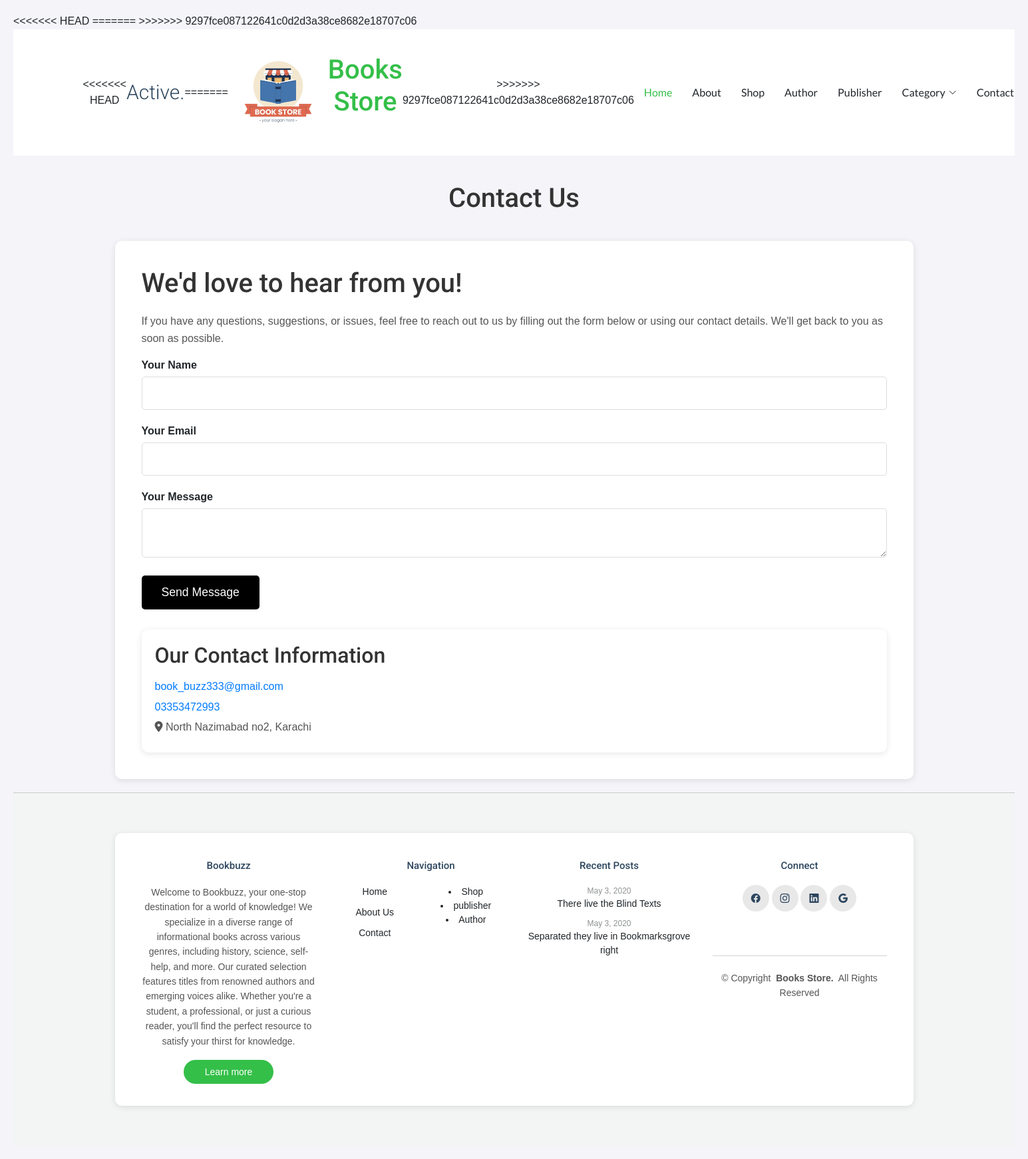
Page /User/contact.php on the committed database.
### tables this page shows
CREATE TABLE `website_info` (
  `ID` int(11) NOT NULL,
  `Name` varchar(30) NOT NULL,
  `Email` varchar(40) NOT NULL,
  `Description` varchar(1000) NOT NULL,
  `Address` varchar(50) NOT NULL,
  `Phoneno` varchar(15) NOT NULL
);

### User/contact.php (the view, shortened to what this page needs)
<?php
include("header.php");
?>
<header>
    <h1>Contact Us</h1>
</header>
<div class="container">
    <h1>We'd love to hear from you!</h1>
    <p>If you have any questions, suggestions, or issues, feel free to reach out to us by filling out the form below or using our contact details. We'll get back to you as soon as possible.</p>
    <form action="" method="POST">
        <div class="form-group">
            <label for="name">Your Name</label>
            <input type="text" id="name" name="name" required>
        </div>
        <div class="form-group">
            <label for="email">Your Email</label>
            <input type="email" id="email" name="email" required>
        </div>
        <div class="form-group">
            <label for="message">Your Message</label>
            <textarea id="message" name="message" required></textarea>
        </div>
        <button type="submit" class="btn" name="btn">Send Message</button>
    </form>
    <?php
    $query = "SELECT * FROM website_info ORDER BY id DESC LIMIT 1";
    $result = mysqli_query($conn, $query);
    while ($row = mysqli_fetch_array($result)) {
    ?>
    <div class="contact-info">
        <h2>Our Contact Information</h2>
        <p><a href="mailto:<?php echo $row[1]; ?>"><?php echo $row[2]; ?></a></p>
        <p><a href="tel:<?php echo $row[1]; ?>"><?php echo $row[5]; ?></a></p>
        <p><i class="fas fa-map-marker-alt"></i> <?php echo $row[4]; ?></p>
    </div>
    <?php } ?>
</div>
<?php
include("footer.php");
?>

### User/footer.php (shortened to what this page needs)
</main>
<?php
        $query="SELECT * FROM website_info order by id desc limit 1";
        $result=mysqli_query($conn,$query);
        while($row=mysqli_fetch_array($result))
        { ?>
<footer id="footer" class="footer light-background">
    <div class="container">
      <div class="row g-4">
        <div class="col-md-6 col-lg-3 mb-3 mb-md-0">
          <div class="widget">
            <h3 class="widget-heading"><?php echo $row[1]; ?></h3>
            <p class="mb-4">
            <?php echo $row[3]; ?>
            </p>
            <p class="mb-0">
              <a href="#" class="btn-learn-more">Learn more</a>
            </p>
          </div>
        </div>
        <div class="col-md-6 col-lg-3 ps-lg-5 mb-3 mb-md-0">
          <div class="widget">
            <h3 class="widget-heading">Navigation</h3>
            <ul class="list-unstyled float-start me-5">
              <li><a href="index.php">Home</a></li>
              <li><a href="about.php">About Us</a></li>
              <li><a href="contact.php">Contact</a></li>
            </ul>
              <li><a href="Featured.php">Shop</a></li>
              <li><a href="Publisher.php">publisher</a></li>
              <li><a href="Author.php">Author</a></li>
          </div>
        </div>
        <div class="col-md-6 col-lg-3 pl-lg-5">
          <div class="widget">
            <h3 class="widget-heading">Recent Posts</h3>
            <ul class="list-unstyled footer-blog-entry">
              <li>
                <span class="d-block date">May 3, 2020</span>
                <a href="#">There live the Blind Texts</a>
              </li>
              <li>
                <span class="d-block date">May 3, 2020</span>
                <a href="#">Separated they live in Bookmarksgrove right</a>
              </li>
            </ul>
          </div>
        </div>
        <div class="col-md-6 col-lg-3 pl-lg-5">
          <div class="widget">
            <h3 class="widget-heading">Connect</h3>
            <ul class="list-unstyled social-icons light mb-3">
              <li>
                <a href="https://www.facebook.com/" target="_blank"><span class="bi bi-facebook"></span></a>
              </li>
              <li>
                <a href="https://www.instagram.com/accounts/login/" target="_blank"><span class="bi bi-instagram"></span></a>
              </li>
              <li>
                <a href="https://pk.linkedin.com/" target="_blank"><span class="bi bi-linkedin"></span></a>
              </li>
              <li>
                <a href="https://accounts.google.com/v3/signin/identifier?dsh=S1812573153%3A1655944654029516&flowEntry=ServiceLogin&flowName=WebLiteSignIn&ifkv=AX3vH39E0iYVTmn-NoMNM_C35EPrno8LWsRx2Qhr0HApkVLZ-Zc_Vql8ouaSQOiXzEmthrpOPAV5" target="_blank"><span class="bi bi-google"></span></a>
              </li>
            </ul>
          </div>
      <div class="copyright d-flex flex-column flex-md-row align-items-center justify-content-md-between">
        <p>© <span>Copyright</span> <strong class="px-1 sitename">Books Store.</strong> <span>All Rights Reserved</span></p>
      </div>
    </div>
  </footer>
  <?php } ?>

### User/assets/css/main.css (style rules this page uses)
:root { --default-font: "Roboto", system-ui, -apple-system, "Segoe UI", Roboto, "Helvetica Neue", Arial, "Noto Sans", "Liberation Sans", sans-serif, "Apple Color Emoji", "Segoe UI Emoji", "Segoe UI Symbol", "Noto Color Emoji"; --heading-font: "Roboto", sans-serif; --nav-font: "Lato", sans-serif; }
:root { --background-color: #ffffff; --default-color: #212529; --heading-color: #2d465e; --accent-color: #34bf49; --surface-color: #ffffff; --contrast-color: #ffffff; }
:root { --nav-color: #212529; --nav-hover-color: #34bf49; --nav-mobile-background-color: #ffffff; --nav-dropdown-background-color: #ffffff; --nav-dropdown-color: #212529; --nav-dropdown-hover-color: #34bf49; }
.light-background { --background-color: #f3f4f4; --surface-color: #ffffff; }
:root { scroll-behavior: smooth; }
body { color: var(--default-color); background-color: var(--background-color); font-family: var(--default-font); }
a { color: var(--accent-color); text-decoration: none; transition: 0.3s; }
h1, h2, h3, h4, h5, h6 { color: var(--heading-color); font-family: var(--heading-font); }
.footer { background-color: var(--background-color); color: var(--default-color); padding: 60px 0; font-size: 14px; border-top: 1px solid color-mix(in srgb, var(--default-color), transparent 80%); }
.footer a { color: var(--default-color) !important; }
.footer .copyright { margin-top: 50px; position: relative; padding-top: 20px; border-top: 1px solid color-mix(in srgb, var(--default-color), transparent 80%); }
.footer .copyright p, .footer .copyright .credits { margin: 2px 0; }
.footer .btn-learn-more { background-color: var(--accent-color); border-radius: 30px; padding: 8px 30px; border: 2px solid transparent; transition: 0.3s all ease-in-out; font-size: 14px; color: var(--contrast-color) !important; }
.footer .widget .widget-heading { font-size: 15px; color: var(--heading-color); margin-bottom: 20px; }
.footer .widget ul li { margin-bottom: 10px; line-height: 1.5; }
.footer .widget ul li a { color: color-mix(in srgb, var(--heading-color), transparent 50%); }
.footer .widget .footer-blog-entry .date { color: color-mix(in srgb, var(--default-color), transparent 50%); font-size: 12px; }
.footer .social-icons li { display: inline-block; }
.footer .social-icons li a { display: inline-block; width: 40px; height: 40px; position: relative; border-radius: 50%; background: color-mix(in srgb, var(--default-color), transparent 90%); }
.footer .social-icons li a span { color: color-mix(in srgb, var(--heading-color), transparent 0%); position: absolute; top: 50%; left: 50%; transform: translate(-50%, -50%); transition: 0.3s all ease-in-out; }
.footer .social-icons li:first-child a { padding-left: 0; }

### User/contact.php (style rules this page uses)
body { font-family: Arial, sans-serif; background-color: #f4f4f9; margin: 0; padding: 20px; }
header { text-align: center; margin-bottom: 40px; }
.container { padding: 40px; max-width: 800px; margin: auto; background-color: #ffffff; border-radius: 10px; box-shadow: 0 2px 10px rgba(0, 0, 0, 0.1); animation: fadeIn 0.5s ease; }
h1 { color: #333; font-size: 2.5em; margin-bottom: 20px; }
p { color: #555; line-height: 1.6; }
label { font-weight: bold; margin-bottom: 5px; display: block; }
input, textarea { width: 100%; padding: 12px; border: 1px solid #ddd; border-radius: 5px; font-size: 1em; margin-bottom: 20px; transition: border-color 0.3s ease; }
.btn { padding: 12px 30px; background-color: black; color: white; border: none; cursor: pointer; font-size: 1.1em; border-radius: 5px; transition: background-color 0.3s ease, transform 0.3s ease; }
.contact-info { margin-top: 30px; padding: 20px; background-color: #ffffff; border-radius: 10px; box-shadow: 0 2px 10px rgba(0, 0, 0, 0.1); animation: fadeIn 0.5s ease; }
.contact-info h2 { margin-bottom: 15px; color: #333; }
.contact-info p { margin: 5px 0; }
.contact-info a { text-decoration: none; color: #007bff; transition: color 0.3s ease; }
footer { width: 100%; background-color: #333; color: #fff; padding: 20px 0; text-align: center; position: relative; bottom: 0; left: 0; margin-top: 20px; }
.container { max-width: 1200px; margin: 0 auto; }

### rows in the picture
website_info: Email "book_buzz333@gmail.com", Phoneno "03353472993", Address "North Nazimabad no2, Karachi", Name "Bookbuzz", Description "Welcome to Bookbuzz, your one-stop destination for a world of knowledge! We specialize in a diverse range of informational books across various genres, including history, science, self-help, and more. Our curated selection features titles from renowned authors and emerging voices alike. Whether you're a student, a professional, or just a curious reader, you'll find the perfect resource to satisfy your thirst for knowledge."
